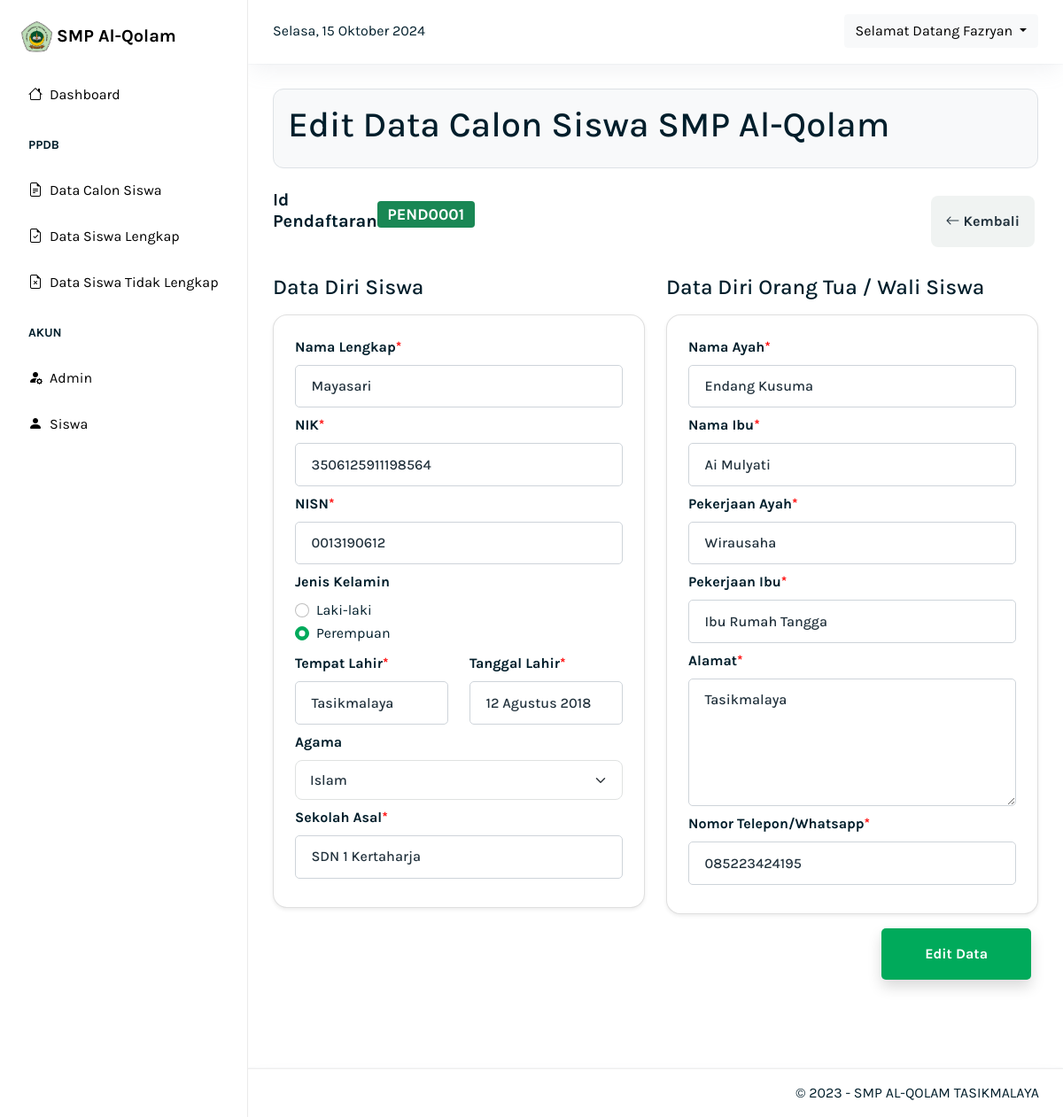
The app's page /dashboard/edit_data_siswa.php?id_pendaftaran=PEND0001 (signed in) with its own data.
### tables this page shows
CREATE TABLE `pendaftaran` (
  `id_pendaftaran` varchar(11) NOT NULL,
  `nama_lengkap` varchar(100) NOT NULL,
  `nik` varchar(100) NOT NULL,
  `nisn` varchar(100) NOT NULL,
  `jenis_kelamin` varchar(12) NOT NULL,
  `tempat_lahir` varchar(100) NOT NULL,
  `tanggal_lahir` varchar(100) NOT NULL,
  `sekolah_asal` varchar(100) NOT NULL,
  `agama` varchar(15) NOT NULL,
  `nama_ayah` varchar(100) NOT NULL,
  `nama_ibu` varchar(100) NOT NULL,
  `pekerjaan_ayah` varchar(100) NOT NULL,
  `pekerjaan_ibu` varchar(100) NOT NULL,
  `alamat` text NOT NULL,
  `nomor_telepon` varchar(13) NOT NULL,
  `pdf_ijazah` varchar(100) NOT NULL,
  `pdf_akta` varchar(100) NOT NULL,
  `pdf_kk` varchar(100) NOT NULL,
  `pdf_ktp` varchar(100) NOT NULL,
  `pdf_nisn` varchar(100) NOT NULL,
  `foto` varchar(100) NOT NULL,
  `tgl_pendaftaran` timestamp NOT NULL DEFAULT current_timestamp() ON UPDATE current_timestamp(),
  `status` tinyint(4) NOT NULL DEFAULT 0
);

### dashboard/edit_data_siswa.php (the view, shortened to what this page needs)
<?php
include "../config/fungsi.php";
$id_pendaftaran = $_GET["id_pendaftaran"];
$query = mysqli_query($koneksi, "SELECT * FROM pendaftaran WHERE id_pendaftaran = '$id_pendaftaran'");
$data = mysqli_fetch_assoc($query);
?>
<!DOCTYPE html>
<html lang="en">
<head>
    <link rel="stylesheet" href="../asset/css/bootstrap.css">
    <link rel="stylesheet" href="../asset/css/style.css">
    <link rel="stylesheet" href="https://cdn.jsdelivr.net/npm/bootstrap-icons@1.10.5/font/bootstrap-icons.css">
</head>
<body>
    <nav class="navbar navbar-expand-lg navbar-glass shadow-2">
        <div class="container-fluid">
            <div class="d-flex justify-content-between align-items-center w-100">
                <div>
                    <div id="waktu" class="d-none d-xl-block"></div>
                </div>
                <div class="dropdown">
                    <button class="btn btn-light dropdown-toggle text-capitalize" type="button" id="dropdownMenuButton1" data-bs-toggle="dropdown" aria-expanded="false">
                        Selamat Datang <?= $_SESSION["username"] ?>
                    </button>
                </div>
            </div>
        </div>
    </nav>
    <div class="wrapper">
        <?php include "layout/sidebar.php" ?>
        <div class="main-panel">
            <div class="content">
                <div class="container">
                    <div class="row">
                        <div class="col-12">
                            <div class="bg-light border rounded-8 p-3">
                                <h1 class="fw-500">Edit Data Calon Siswa SMP Al-Qolam</h1>
                            </div>
                        </div>
                    </div>
                    <form action="" method="post" enctype="multipart/form-data" class="mt-4">
                        <div class="row justify-content-between align-items-center">
                            <div class="col-md-3">
                                <dl class="d-flex align-items-center justify-content-between">
                                    <h4 class="fs-20 fw-bold">Id Pendaftaran</h4>
                                    <span class="badge bg-success fs-18"><?= $data['id_pendaftaran'] ?></span>
                                </dl>
                            </div>
                            <div class="col-md-7 text-end">
                                <a href="data_calon_siswa.php" class="btn btn-gray fw-bold py-3 px-3 me-1"><i class="bi bi-arrow-left"></i> Kembali</a>
                            </div>
                        </div>
                        <div class="row mt-4 px-2 px-lg-0">
                            <div class="col-lg-6">
                                <h4 class="mb-3">Data Diri Siswa</h4>
                                <div class="card p-4 shadow-sm rounded-16">
                                    <div class="mb-2">
                                        <label for="" class="form-label">Nama Lengkap</label>
                                        <input type="text" id="nama_lengkap" name="nama_lengkap" value="<?= $data['nama_lengkap'] ?>" class="form-control" required placeholder="Sesuai Ijazah">
                                    </div>
                                    <div class="mb-2">
                                        <label for="" class="form-label">NIK</label>
                                        <input type="number" id="nik" name="nik" value="<?= $data['nik'] ?>" class="form-control" required placeholder="NIK">
                                    </div>
                                    <div class="mb-2">
                                        <label for="" class="form-label">NISN</label>
                                        <input type="number" id="nisn" name="nisn" value="<?= $data['nisn'] ?>" class="form-control" required placeholder="NISN">
                                    </div>
                                    <div class="mb-2">
                                        <label for="" class="form-label">Jenis Kelamin</label>
                                        <div class="form-check">
                                            <input class="form-check-input" type="radio" name="jenis_kelamin" <?php if ($data['jenis_kelamin'] == "Laki-laki") {
                                                                                                                    echo "checked";
                                                                                                                } ?> id="jenis_kelamin" value="Laki-laki">
                                            <label class="form-check-label" for="laki-laki">
                                                Laki-laki
                                            </label>
                                        </div>
                                        <div class="form-check">
                                            <input class="form-check-input" type="radio" name="jenis_kelamin" <?php if ($data['jenis_kelamin'] == "Perempuan") {
                                                                                                                    echo "checked";
                                                                                                                } ?> id="jenis_kelamin" value="Perempuan">
                                            <label class="form-check-label" for="perempuan">
                                                Perempuan
                                            </label>
                                        </div>
                                    </div>
                                    <div class="mb-2">
                                        <div class="row">
                                            <div class="col-lg-6">
                                                <label for="" class="form-label">Tempat Lahir</label>
                                                <input type="text" id="tempat_lahir" name="tempat_lahir" value="<?= $data['tempat_lahir'] ?>" class="form-control" required placeholder="Tempat Lahir">
                                            </div>
                                            <div class="col-lg-6 mt-3 mt-lg-0">
                                                <label for="" class="form-label">Tanggal Lahir</label>
                                                <input type="text" id="tanggal_lahir" name="tanggal_lahir" value="<?= $data['tanggal_lahir'] ?>" class="form-control" required placeholder="1 januari 2000">
                                            </div>
                                        </div>
                                    </div>
                                    <div class="mb-2">
                                        <label for="" class="form-label">Agama</label>
                                        <select id="agama" name="agama" class="form-select">
                                            <option value="<?= $data['agama'] ?>"><?= $data['agama'] ?></option>
                                        </select>
                                    </div>
                                    <div class="mb-2">
                                        <label for="" class="form-label">Sekolah Asal</label>
                                        <input type="text" id="sekolah_asal" name="sekolah_asal" value="<?= $data['sekolah_asal'] ?>" class="form-control" required placeholder="Sekolah Asal">
                                    </div>
                                </div>
                            </div>
                            <div class="col-lg-6 mt-3 mt-lg-0">
                                <h4 class="mb-3">Data Diri Orang Tua / Wali Siswa</h4>
                                <div class="card p-4 shadow-sm rounded-16">
                                    <div class="mb-2">
                                        <label for="" class="form-label">Nama Ayah</label>
                                        <input type="text" id="nama_ayah" name="nama_ayah" value="<?= $data['nama_ayah'] ?>" class="form-control" required placeholder="Nama Ayah">
                                    </div>
                                    <div class="mb-2">
                                        <label for="" class="form-label">Nama Ibu</label>
                                        <input type="text" id="nama_ibu" name="nama_ibu" value="<?= $data['nama_ibu'] ?>" class="form-control" required placeholder="Nama Ibu">
                                    </div>
                                    <div class="mb-2">
                                        <label for="" class="form-label">Pekerjaan Ayah</label>
                                        <input type="text" id="pekerjaan_ayah" name="pekerjaan_ayah" value="<?= $data['pekerjaan_ayah'] ?>" class="form-control" required placeholder="Pekerjaan Ayah">
                                    </div>
                                    <div class="mb-2">
                                        <label for="" class="form-label">Pekerjaan Ibu</label>
                                        <input type="text" id="pekerjaan_ibu" name="pekerjaan_ibu" value="<?= $data['pekerjaan_ibu'] ?>" class="form-control" required placeholder="Pekerjaan Ibu">
                                    </div>
                                    <div class="mb-2">
                                        <label for="" class="form-label">Alamat</label>
                                        <textarea id="alamat" name="alamat" class="form-control" cols="30" rows="5" required placeholder="Alamat"><?= $data['alamat'] ?></textarea>
                                    </div>
                                    <div class="mb-2">
                                        <label for="" class="form-label">Nomor Telepon/Whatsapp</label>
                                        <input type="number" id="nomor_telepon" name="nomor_telepon" class="form-control" required placeholder="08123456789" value="<?= $data['nomor_telepon'] ?>" onkeypress="if(this.value.length===13) return false">
                                    </div>
                                </div>
                            </div>
                            <div class="mt-3 text-md-end">
                                <button type="submit" name="edit_data" id="edit_data" class="btn btn-green fw-bold shadow p-3 px-5 me-2">Edit Data</button>
                            </div>
                        </div>
                    </form>
                </div>
            </div>
            <?php include 'layout/footer.php'; ?>
        </div>
    </div>
</body>
</html>

### asset/css/style.css (style rules this page uses)
:root { --font-rubick: 'Rubick'; --font-roboto: 'Roboto'; --color-dark: #001e2b; --color-default: #0c0c0b; --color-gray: #5c6c75; --color-gray-100: #f0f3f2; --color-gray-200: #ecf0ef; --color-gray-300: #cccfce; --color-gray-500: #889397; --color-gray-700: #3d4f58; --color-gray-800: #21313c; --color-green: #00AA5B; --color-green-light: #ceefce; --color-green-hover: #098A4E; --color-blue: #016bf8; --border-color-green: #00AA5B; --border-color-default: #E9E9E7; --border-color-3: #c0c2c2; --border-color-3: rgb(242, 248, 254); }
body { font-family: 'Karla', sans-serif; color: var(--color-dark); }
a { text-decoration: none; color: #000; }
.navbar-glass { -webkit-backdrop-filter: blur(6px); backdrop-filter: blur(6px); background-color: hsla(0, 0%, 100%, .8); background-image: none; box-shadow: none; box-sizing: border-box; color: var(--fc-gray-600); display: flex; flex-direction: column; flex-shrink: 0; height: 72px; left: auto; padding: 1rem; position: fixed; right: 0; top: 0; width: calc(100% - 280px); z-index: 1034; }
.wrapper { display: flex; min-height: 100vh; position: relative; top: 0; }
.main-panel { position: relative; width: calc(100% - 280px); height: 100vh; min-height: 100%; float: right; transition: all .3s; }
.content { flex-grow: 1; padding: 100px 16px; width: 100%; min-height: calc(100% - 55px); overflow: hidden; }
.btn-green { background: var(--color-green); color: #fff; border-radius: 0.3125rem; transition: 0.3s; }
.btn-gray { background: var(--color-gray-100); color: var(--color-gray-800); border-radius: 8px; transition: 0.2s; }
.fs-18 { font-size: 18px; }
.fs-20 { font-size: 20px; }
.fw-500 { font-weight: 500; }
.rounded-8 { border-radius: 0.75rem; }
.rounded-16 { border-radius: 1rem; }
.shadow-2 { box-shadow: 0 0 2px rgba(145, 158, 171, .2), 0 12px 24px -4px rgba(145, 158, 171, .12); }
label:has(+ input[required])::after { content: '*'; color: red; }
label:has(+ textarea[required])::after { content: '*'; color: red; }
.form-control { border: 0.0625 solid #e7eaf3; border-radius: 0.3125rem; color: #21313c; font-size: 1rem; font-weight: 500; line-height: 1.5; padding: 0.705rem 1.09205rem; }
.form-label { font-weight: bold; }
.form-select { background-position: right 1rem center; background-size: 16px 12px; border: 1px solid #dfe2e1; border-radius: 0.5rem; color: #21313c; font-size: 1rem; font-weight: 500; line-height: 1.6; padding: 0.55rem 3rem 0.55rem 1rem; }
.form-check-input:checked { background-color: var(--color-green); border-color: var(--border-color-green); }

### records on screen
pendaftaran: id_pendaftaran "PEND0001", nama_lengkap "Mayasari", nik "3506125911198564", nisn "0013190612", jenis_kelamin "☑", tempat_lahir "Tasikmalaya", tanggal_lahir "12 Agustus 2018", agama "Islam", sekolah_asal "SDN 1 Kertaharja", nama_ayah "Endang Kusuma", nama_ibu "Ai Mulyati", pekerjaan_ayah "Wirausaha", pekerjaan_ibu "Ibu Rumah Tangga", alamat "Tasikmalaya", nomor_telepon "085223424195"

### other values on screen
$_SESSION["username"] "Fazryan"
